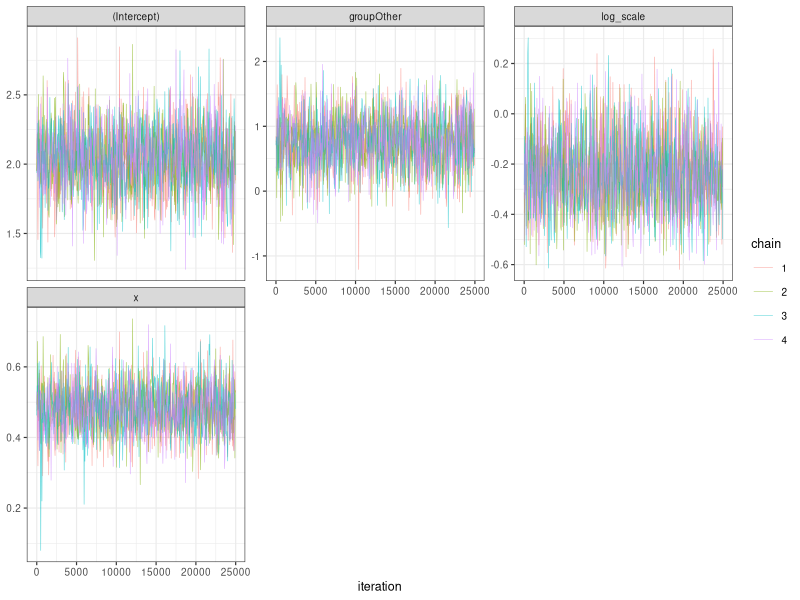

The R source for this figure:
# Run from the paleo-islands project root.
library(MASS)
library(posterior)
library(ggplot2)
library(readxl)
dir.create("area-estimation/results/bayesian-selected27-intercepts-10ma", recursive = TRUE, showWarnings = FALSE)
dir.create("area-estimation/plots/bayesian-selected27-intercepts-10ma", recursive = TRUE, showWarnings = FALSE)
dir.create("area-estimation/logs/bayesian-selected27-intercepts-10ma", recursive = TRUE, showWarnings = FALSE)
# Compare pooled and region-specific relationships on the same 27 islands.
d <- read.csv("area-estimation/results/selected-27/input.csv")
stopifnot(nrow(d) == 27)
d$x <- log(d$area_km2 / 10000)
write.csv(d, "area-estimation/results/bayesian-selected27-intercepts-10ma/calibration-data.csv", row.names = FALSE)
d$group <- factor(ifelse(d$region == "Caribbean", "Caribbean", "Other"), levels = c("Caribbean", "Other"))
write.csv(d, "area-estimation/results/bayesian-selected27-intercepts-10ma/calibration-data.csv", row.names = FALSE)
formulas <- list(intercepts = ~ x + group)
results <- list()
diagnostics <- data.frame()
acceptance <- data.frame()
traces <- data.frame()
started <- proc.time()[3]

# Four chains; proposal covariance fixed at posterior-mode curvature.
# Only proposal scale is tuned during warmup, then held fixed.
for (model in names(formulas)) {
  X <- model.matrix(formulas[[model]], d)
  p <- ncol(X)
  for (prior_width in 1) {
    id <- paste0(model, "_prior", prior_width)
    prior_mean <- rep(0, p)
    prior_mean[1] <- log(10)
    prior_mean[2] <- .4
    prior_sd <- rep(1.5, p)
    prior_sd[1] <- 2
    prior_sd[grepl("x", colnames(X), fixed = TRUE)] <- .5
    prior_sd <- prior_sd * prior_width
    # log(sigma) or log(NB size) is sampled with the appropriate prior.
    log_target <- function(theta) {
      beta <- theta[seq_len(p)]
      eta <- as.vector(X %*% beta)
      scale <- exp(theta[p+1])
      if (!is.finite(scale) || scale < 1e-10 || scale > 1e10) return(-Inf)
      lp <- sum(dnorm(beta, prior_mean, prior_sd, log = TRUE))
      if (model %in% c("intercepts")) {
        ll <- sum(dnorm(log(d$n_sp), eta, scale, log = TRUE))
        lp <- lp + dnorm(scale, 0, 1.5*prior_width, log = TRUE) + log(scale)
      } else {
        ll <- sum(dnbinom(d$n_sp, mu = exp(eta), size = scale, log = TRUE))
        lp <- lp + dnorm(log(scale), log(2), 1.5*prior_width, log = TRUE)
      }
      if (!is.finite(ll + lp)) return(-Inf)
      ll + lp
    }
    start <- c(prior_mean, 0)
    mode <- optim(start, function(z) -log_target(z), method = "BFGS", hessian = TRUE,
                  control = list(maxit = 2000, reltol = 1e-10))
    stopifnot(mode$convergence == 0, min(eigen(mode$hessian, symmetric = TRUE)$values) > 0)
    L <- t(chol(solve(mode$hessian)))
    chains <- array(NA_real_, c(25000, 4, p+1),
                    dimnames = list(NULL, paste0("chain",1:4), c(colnames(X), "log_scale")))
    for (chain in 1:4) {
      set.seed(261000 + 100*match(model, names(formulas)) + 10*prior_width + chain)
      theta <- as.vector(mode$par + L %*% rnorm(p+1, sd = 2))
      value <- log_target(theta)
      step <- 2.38/sqrt(p+1)
      accepted <- 0
      block <- 0
      for (iteration in 1:30000) {
        proposal <- as.vector(theta + step * L %*% rnorm(p+1))
        candidate <- log_target(proposal)
        if (log(runif(1)) < candidate - value) {
          theta <- proposal; value <- candidate
          block <- block + 1
          if (iteration > 5000) accepted <- accepted + 1
        }
        if (iteration <= 5000 && iteration %% 100 == 0) {
          step <- step * exp(.3*(block/100 - .234))
          block <- 0
        }
        if (iteration > 5000) chains[iteration-5000, chain, ] <- theta
      }
      acceptance <- rbind(acceptance, data.frame(model = id, chain = chain, acceptance = accepted/25000))
    }
    summary <- as.data.frame(summarise_draws(as_draws_array(chains)))
    summary$model <- id
    diagnostics <- rbind(diagnostics, summary)
    draws <- rbind(chains[,1,], chains[,2,], chains[,3,], chains[,4,])
    results[[id]] <- list(draws = draws, chains = chains, formula = formulas[[model]],
      prior_mean = prior_mean, prior_sd = prior_sd, mode = mode$par)
    for (j in seq_len(p+1)) {
      for (chain in 1:4) {
        traces <- rbind(traces, data.frame(model = id, parameter = dimnames(chains)[[3]][j],
          chain = factor(chain), iteration = seq(1,25000,by=50), value = chains[seq(1,25000,by=50),chain,j]))
      }
    }
    cat(id, "max Rhat", max(summary$rhat), "min ESS", min(summary$ess_bulk, summary$ess_tail), "\n")
    saveRDS(results, "area-estimation/results/bayesian-selected27-intercepts-10ma/regression-posteriors.rds")
  }
}
write.csv(diagnostics, "area-estimation/results/bayesian-selected27-intercepts-10ma/convergence.csv", row.names = FALSE)
write.csv(acceptance, "area-estimation/results/bayesian-selected27-intercepts-10ma/acceptance.csv", row.names = FALSE)
for (model in names(results)) {
  z <- traces[traces$model == model, ]
  plot <- ggplot(z, aes(iteration, value, colour = chain)) + geom_line(linewidth = .2, alpha = .65) +
    facet_wrap(~parameter, scales = "free_y", ncol = 3) + theme_bw(base_size = 9) + labs(y = NULL)
  ggsave(paste0("area-estimation/plots/bayesian-selected27-intercepts-10ma/traces-", model, ".pdf"), plot, width = 10, height = 7)
}
cat("Elapsed seconds:", proc.time()[3]-started, "\n")
capture.output(sessionInfo(), file = "area-estimation/logs/bayesian-selected27-intercepts-10ma/session-info.txt")
stopifnot(all(diagnostics$rhat < 1.01), all(diagnostics$ess_bulk > 400), all(diagnostics$ess_tail > 400))
